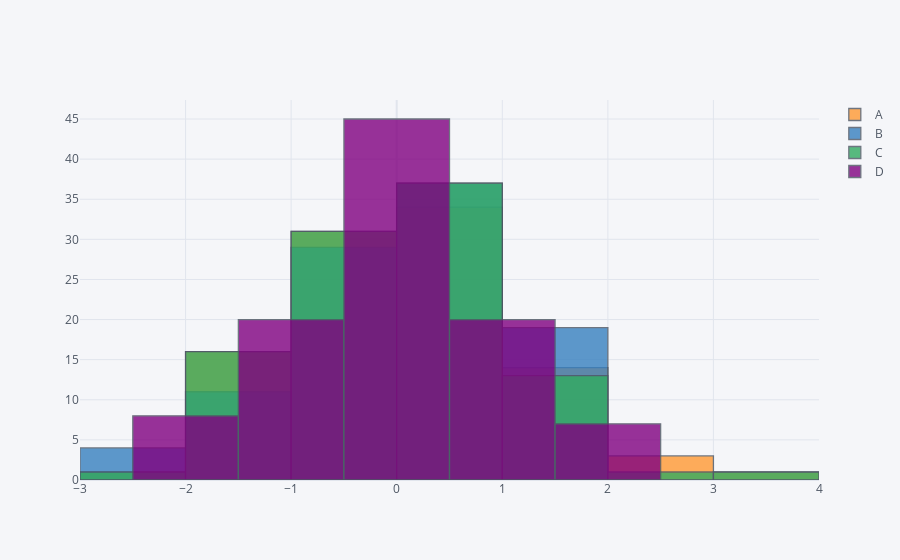

Write notebook code for a chart like this one.
### Code cell
df1.iplot(kind='hist', bins=7)
